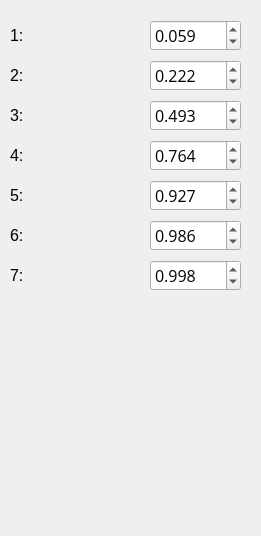
        <widget class="QWidget" name="page_4">
         <property name="geometry">
          <rect>
           <x>0</x>
           <y>0</y>
           <width>261</width>
           <height>536</height>
          </rect>
         </property>
         <attribute name="label">
          <string>Precipitation Range</string>
         </attribute>
         <widget class="QDoubleSpinBox" name="spnPrecip7">
          <property name="geometry">
           <rect>
            <x>150</x>
            <y>260</y>
            <width>91</width>
            <height>31</height>
           </rect>
          </property>
          <property name="font">
           <font>
            <family>Open Sans</family>
            <pointsize>-1</pointsize>
           </font>
          </property>
          <property name="styleSheet">
           <string notr="true">font-family: Open Sans;
font-size: 16px;</string>
          </property>
          <property name="decimals">
           <number>3</number>
          </property>
          <property name="maximum">
           <double>1.000000000000000</double>
          </property>
          <property name="singleStep">
           <double>0.100000000000000</double>
          </property>
          <property name="value">
           <double>0.998000000000000</double>
          </property>
         </widget>
         <widget class="QLabel" name="label_33">
          <property name="geometry">
           <rect>
            <x>10</x>
            <y>60</y>
            <width>21</width>
            <height>31</height>
           </rect>
          </property>
          <property name="font">
           <font>
            <pointsize>12</pointsize>
           </font>
          </property>
          <property name="text">
           <string>2:</string>
          </property>
         </widget>
         <widget class="QLabel" name="label_30">
          <property name="geometry">
           <rect>
            <x>10</x>
            <y>180</y>
            <width>21</width>
            <height>31</height>
           </rect>
          </property>
          <property name="font">
           <font>
            <pointsize>12</pointsize>
           </font>
          </property>
          <property name="text">
           <string>5:</string>
          </property>
         </widget>
         <widget class="QDoubleSpinBox" name="spnPrecip4">
          <property name="geometry">
           <rect>
            <x>150</x>
            <y>140</y>
            <width>91</width>
            <height>31</height>
           </rect>
          </property>
          <property name="font">
           <font>
            <family>Open Sans</family>
            <pointsize>-1</pointsize>
           </font>
          </property>
          <property name="styleSheet">
           <string notr="true">font-family: Open Sans;
font-size: 16px;</string>
          </property>
          <property name="decimals">
           <number>3</number>
          </property>
          <property name="maximum">
           <double>1.000000000000000</double>
          </property>
          <property name="singleStep">
           <double>0.100000000000000</double>
          </property>
          <property name="value">
           <double>0.764000000000000</double>
          </property>
         </widget>
         <widget class="QLabel" name="label_44">
          <property name="geometry">
           <rect>
            <x>10</x>
            <y>260</y>
            <width>21</width>
            <height>31</height>
           </rect>
          </property>
          <property name="font">
           <font>
            <pointsize>12</pointsize>
           </font>
          </property>
          <property name="text">
           <string>7:</string>
          </property>
         </widget>
         <widget class="QLabel" name="label_34">
          <property name="geometry">
           <rect>
            <x>10</x>
            <y>220</y>
            <width>21</width>
            <height>31</height>
           </rect>
          </property>
          <property name="font">
           <font>
            <pointsize>12</pointsize>
           </font>
          </property>
          <property name="text">
           <string>6:</string>
          </property>
         </widget>
         <widget class="QDoubleSpinBox" name="spnPrecip6">
          <property name="geometry">
           <rect>
            <x>150</x>
            <y>220</y>
            <width>91</width>
            <height>31</height>
           </rect>
          </property>
          <property name="font">
           <font>
            <family>Open Sans</family>
            <pointsize>-1</pointsize>
           </font>
          </property>
          <property name="styleSheet">
           <string notr="true">font-family: Open Sans;
font-size: 16px;</string>
          </property>
          <property name="decimals">
           <number>3</number>
          </property>
          <property name="maximum">
           <double>1.000000000000000</double>
          </property>
          <property name="singleStep">
           <double>0.100000000000000</double>
          </property>
          <property name="value">
           <double>0.986000000000000</double>
          </property>
         </widget>
         <widget class="QLabel" name="label_28">
          <property name="geometry">
           <rect>
            <x>10</x>
            <y>140</y>
            <width>21</width>
            <height>31</height>
           </rect>
          </property>
          <property name="font">
           <font>
            <pointsize>12</pointsize>
           </font>
          </property>
          <property name="text">
           <string>4:</string>
          </property>
         </widget>
         <widget class="QLabel" name="label_22">
          <property name="geometry">
           <rect>
            <x>10</x>
            <y>20</y>
            <width>21</width>
            <height>31</height>
           </rect>
          </property>
          <property name="font">
           <font>
            <pointsize>12</pointsize>
           </font>
          </property>
          <property name="text">
           <string>1:</string>
          </property>
         </widget>
         <widget class="QLabel" name="label_29">
          <property name="geometry">
           <rect>
            <x>10</x>
            <y>100</y>
            <width>21</width>
            <height>31</height>
           </rect>
          </property>
          <property name="font">
           <font>
            <pointsize>12</pointsize>
           </font>
          </property>
          <property name="text">
           <string>3:</string>
          </property>
         </widget>
         <widget class="QDoubleSpinBox" name="spnPrecip2">
          <property name="geometry">
           <rect>
            <x>150</x>
            <y>60</y>
            <width>91</width>
            <height>31</height>
           </rect>
          </property>
          <property name="font">
           <font>
            <family>Open Sans</family>
            <pointsize>-1</pointsize>
           </font>
          </property>
          <property name="styleSheet">
           <string notr="true">font-family: Open Sans;
font-size: 16px;</string>
          </property>
          <property name="decimals">
           <number>3</number>
          </property>
          <property name="maximum">
           <double>1.000000000000000</double>
          </property>
          <property name="singleStep">
           <double>0.100000000000000</double>
          </property>
          <property name="value">
           <double>0.222000000000000</double>
          </property>
         </widget>
         <widget class="QDoubleSpinBox" name="spnPrecip5">
          <property name="geometry">
           <rect>
            <x>150</x>
            <y>180</y>
            <width>91</width>
            <height>31</height>
           </rect>
          </property>
          <property name="font">
           <font>
            <family>Open Sans</family>
            <pointsize>-1</pointsize>
           </font>
          </property>
          <property name="styleSheet">
           <string notr="true">font-family: Open Sans;
font-size: 16px;</string>
          </property>
          <property name="decimals">
           <number>3</number>
          </property>
          <property name="maximum">
           <double>1.000000000000000</double>
          </property>
          <property name="singleStep">
           <double>0.100000000000000</double>
          </property>
          <property name="value">
           <double>0.927000000000000</double>
          </property>
         </widget>
         <widget class="QDoubleSpinBox" name="spnPrecip3">
          <property name="geometry">
           <rect>
            <x>150</x>
            <y>100</y>
            <width>91</width>
            <height>31</height>
           </rect>
          </property>
          <property name="font">
           <font>
            <family>Open Sans</family>
            <pointsize>-1</pointsize>
           </font>
          </property>
          <property name="styleSheet">
           <string notr="true">font-family: Open Sans;
font-size: 16px;</string>
          </property>
          <property name="decimals">
           <number>3</number>
          </property>
          <property name="maximum">
           <double>1.000000000000000</double>
          </property>
          <property name="singleStep">
           <double>0.100000000000000</double>
          </property>
          <property name="value">
           <double>0.493000000000000</double>
          </property>
         </widget>
         <widget class="QDoubleSpinBox" name="spnPrecip1">
          <property name="geometry">
           <rect>
            <x>150</x>
            <y>20</y>
            <width>91</width>
            <height>31</height>
           </rect>
          </property>
          <property name="font">
           <font>
            <family>Open Sans</family>
            <pointsize>-1</pointsize>
           </font>
          </property>
          <property name="styleSheet">
           <string notr="true">font-family: Open Sans;
font-size: 16px;</string>
          </property>
          <property name="decimals">
           <number>3</number>
          </property>
          <property name="maximum">
           <double>1.000000000000000</double>
          </property>
          <property name="singleStep">
           <double>0.100000000000000</double>
          </property>
          <property name="value">
           <double>0.059000000000000</double>
          </property>
         </widget>
        </widget>
